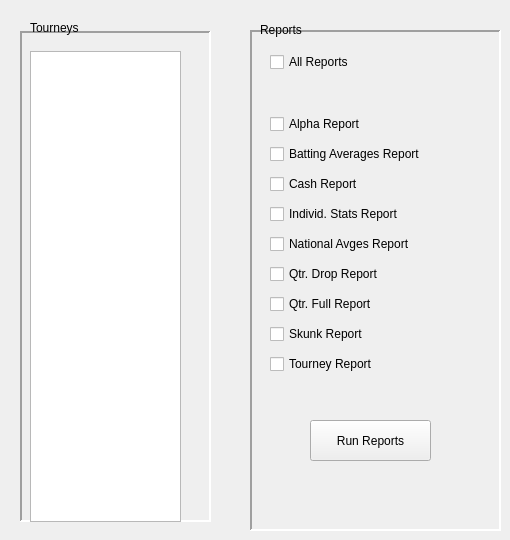
    <widget class="QWidget" name="reportsTab">
     <attribute name="title">
      <string>Reports</string>
     </attribute>
     <widget class="QFrame" name="frame_14">
      <property name="geometry">
       <rect>
        <x>20</x>
        <y>31</y>
        <width>191</width>
        <height>491</height>
       </rect>
      </property>
      <property name="frameShape">
       <enum>QFrame::Shape::Panel</enum>
      </property>
      <property name="frameShadow">
       <enum>QFrame::Shadow::Sunken</enum>
      </property>
      <property name="lineWidth">
       <number>2</number>
      </property>
      <widget class="QListWidget" name="tourneysList">
       <property name="geometry">
        <rect>
         <x>10</x>
         <y>20</y>
         <width>151</width>
         <height>471</height>
        </rect>
       </property>
      </widget>
     </widget>
     <widget class="QFrame" name="frame_15">
      <property name="geometry">
       <rect>
        <x>250</x>
        <y>30</y>
        <width>251</width>
        <height>501</height>
       </rect>
      </property>
      <property name="frameShape">
       <enum>QFrame::Shape::Panel</enum>
      </property>
      <property name="frameShadow">
       <enum>QFrame::Shadow::Sunken</enum>
      </property>
      <property name="lineWidth">
       <number>2</number>
      </property>
      <widget class="QCheckBox" name="checkBox">
       <property name="geometry">
        <rect>
         <x>20</x>
         <y>20</y>
         <width>101</width>
         <height>24</height>
        </rect>
       </property>
       <property name="text">
        <string>All Reports</string>
       </property>
      </widget>
      <widget class="QPushButton" name="pushButton">
       <property name="geometry">
        <rect>
         <x>60</x>
         <y>390</y>
         <width>121</width>
         <height>41</height>
        </rect>
       </property>
       <property name="text">
        <string>Run Reports</string>
       </property>
      </widget>
      <widget class="QWidget" name="layoutWidget">
       <property name="geometry">
        <rect>
         <x>20</x>
         <y>80</y>
         <width>193</width>
         <height>275</height>
        </rect>
       </property>
       <layout class="QVBoxLayout" name="verticalLayout_6">
        <item>
         <widget class="QCheckBox" name="checkBox_2">
          <property name="text">
           <string>Alpha Report</string>
          </property>
         </widget>
        </item>
        <item>
         <widget class="QCheckBox" name="checkBox_3">
          <property name="text">
           <string>Batting Averages Report</string>
          </property>
         </widget>
        </item>
        <item>
         <widget class="QCheckBox" name="checkBox_4">
          <property name="text">
           <string>Cash Report</string>
          </property>
         </widget>
        </item>
        <item>
         <widget class="QCheckBox" name="checkBox_5">
          <property name="text">
           <string>Individ. Stats Report</string>
          </property>
         </widget>
        </item>
        <item>
         <widget class="QCheckBox" name="checkBox_6">
          <property name="text">
           <string>National Avges Report</string>
          </property>
         </widget>
        </item>
        <item>
         <widget class="QCheckBox" name="checkBox_8">
          <property name="text">
           <string>Qtr. Drop Report</string>
          </property>
         </widget>
        </item>
        <item>
         <widget class="QCheckBox" name="checkBox_7">
          <property name="text">
           <string>Qtr. Full Report</string>
          </property>
         </widget>
        </item>
        <item>
         <widget class="QCheckBox" name="checkBox_9">
          <property name="text">
           <string>Skunk Report</string>
          </property>
         </widget>
        </item>
        <item>
         <widget class="QCheckBox" name="checkBox_10">
          <property name="text">
           <string>Tourney Report</string>
          </property>
         </widget>
        </item>
       </layout>
      </widget>
     </widget>
     <widget class="QLabel" name="label_23">
      <property name="geometry">
       <rect>
        <x>30</x>
        <y>18</y>
        <width>63</width>
        <height>20</height>
       </rect>
      </property>
      <property name="text">
       <string>Tourneys</string>
      </property>
     </widget>
     <widget class="QLabel" name="label_24">
      <property name="geometry">
       <rect>
        <x>260</x>
        <y>20</y>
        <width>63</width>
        <height>20</height>
       </rect>
      </property>
      <property name="text">
       <string>Reports</string>
      </property>
     </widget>
     <zorder>frame_15</zorder>
     <zorder>frame_14</zorder>
     <zorder>label_23</zorder>
     <zorder>label_24</zorder>
    </widget>
